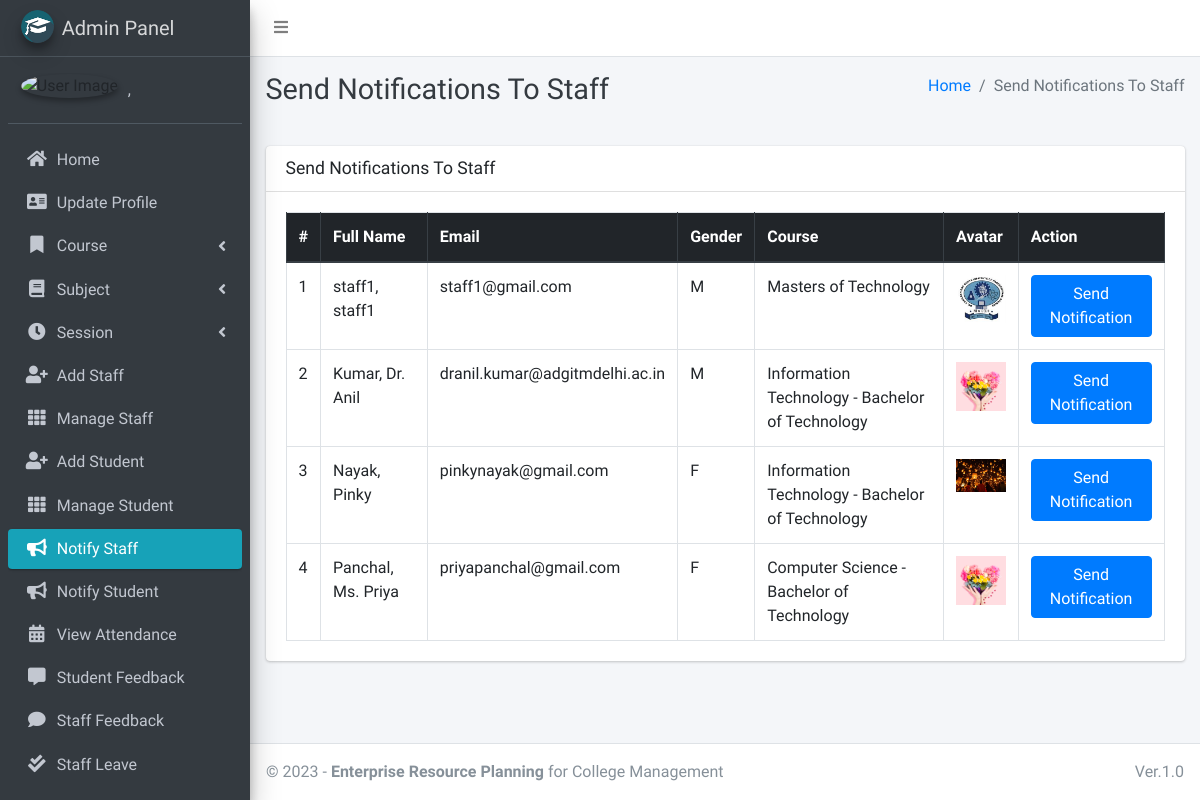
The page /admin_notify_staff (signed in) on the database its author committed.
### main_app/models.py (models this page shows, shortened)
class CustomUser(AbstractUser):
    USER_TYPE = ((1, "HOD"), (2, "Staff"), (3, "Student"))
    GENDER = [("M", "Male"), ("F", "Female")]
    username = None  # Removed username, using email instead
    email = models.EmailField(unique=True)
    user_type = models.CharField(default=1, choices=USER_TYPE, max_length=1)
    gender = models.CharField(max_length=1, choices=GENDER)
    profile_pic = models.ImageField()
    address = models.TextField()
    fcm_token = models.TextField(default="")  # For firebase notifications
    created_at = models.DateTimeField(auto_now_add=True)
    updated_at = models.DateTimeField(auto_now=True)
    USERNAME_FIELD = "email"
    REQUIRED_FIELDS = []
    objects = CustomUserManager()
    def __str__(self):
        return self.last_name + ", " + self.first_name

class Staff(models.Model):
    course = models.ForeignKey(Course, on_delete=models.DO_NOTHING, null=True, blank=False)
    admin = models.OneToOneField(CustomUser, on_delete=models.CASCADE)

class Course(models.Model):
    name = models.CharField(max_length=120)
    created_at = models.DateTimeField(auto_now_add=True)
    updated_at = models.DateTimeField(auto_now=True)

### main_app/hod_views.py (the view)
# urls.py: path("admin_notify_staff", hod_views.admin_notify_staff,
def admin_notify_staff(request):
    staff = CustomUser.objects.filter(user_type=2)
    context = {
        'page_title': "Send Notifications To Staff",
        'allStaff': staff
    }
    return render(request, "hod_template/staff_notification.html", context)

### main_app/templates/hod_template/staff_notification.html (shortened to what this page needs)
{% extends 'main_app/base.html' %}
{% load static %}
{% block page_title %}{{page_title}}{% endblock page_title %}
{% block content %}
<section class="content">
    <div class="container-fluid">
        <div class="row">
            <div class="col-md-12">
                <div class="card">
                    <div class="card-header">
                        <h3 class="card-title">{{page_title}}</h3>
                    </div>
                    <div class="card-body">
                        <table id="example2" class="table table-bordered table-hover">
                            <thead class="thead-dark">
                                <tr>
                                    <th>#</th>
                                    <th>Full Name</th>
                                    <th>Email</th>
                                    <th>Gender</th>
                                    <th>Course</th>
                                    <th>Avatar</th>
                                    <th>Action</th>
                                </tr>
                            </thead>
                            <tbody>
                                {% for staff in allStaff %}
                                <tr>
                                    <td>{{ forloop.counter }}</td>
                                    <td>{{staff.last_name}}, {{staff.first_name}}</td>
                                    <td>{{staff.email}}</td>
                                    <td>{{staff.gender}}</td>
                                    <td>{{staff.staff.course.name}}</td>
                                    <td>
                                        {% if staff.profile_pic == ""  %}
                                        No Image
                                        {% else %}
                                        <img class="img img-fluid mb-2" height="56" width="56"
                                            src="{{staff.profile_pic}}" alt="">
                                        {% endif %}
                                    </td>
                                    <td><button data-toggle = "modal" data-target = "#myModal"class="btn btn-primary show_notification" value="{{staff.id}}">Send Notification</button>
                                    </td>
                                </tr>
                                {% endfor %}
                            </tbody>
                        </table>
                    </div>
                </div>
            </div>
        </div>
    </div>
</section>
{% endblock content %}

### main_app/templates/main_app/sidebar_template.html (shortened to what this page needs)
{% load static %}
<aside class="main-sidebar sidebar-dark-info elevation-4">
    {% if request.user.user_type == '1' %}
    <a href="{% url 'admin_home' %}" class="brand-link">
        <img src="{% static 'dist/img/cmsl.png' %} " alt="AdminLTE Logo"
            class="brand-image img-circle elevation-3" >
        <span class="brand-text font-weight-light">Admin Panel</span>
    </a>
    <div class="sidebar">
        <div class="user-panel mt-3 pb-3 mb-3 d-flex">
            <div class="image">
                <img src="{{ request.user.profile_pic}}" class="img-circle elevation-2" alt="User Image">
            </div>
            <div class="info">
                <a href="#" class="d-block">{{user}}</a>
            </div>
        </div>
        <nav class="mt-2">
            <ul class="nav nav-pills nav-sidebar flex-column" data-widget="treeview" role="menu" data-accordion="false">
                <li class="nav-item">
                    {% url 'admin_home' as admin_home %}
                    <a href="{{admin_home}}" class="nav-link {% if admin_home == request.path %} active {% endif %}">
                        <i class="nav-icon fas fa-home"></i>
                        <p>
                            Home
                        </p>
                    </a>
                </li>
                <li class="nav-item">
                    {% url 'admin_view_profile' as admin_view_profile %}
                    <a href="{{admin_view_profile}}"
                        class="nav-link {% if admin_view_profile == request.path %} active {% endif %}">
                        <i class="nav-icon fas fa-address-card"></i>
                        <p>
                            Update Profile
                        </p>
                    </a>
                </li>
                <li class="nav-item has-treeview">
                    <a href="#" class="nav-link">
                        <i class="nav-icon fas fa-bookmark"></i>
                        <p>
                            Course
                            <i class="fas fa-angle-left right"></i>
                        </p>
                    </a>
                </li>
                <li class="nav-item has-treeview">
                    <a href="#" class="nav-link">
                        <i class="nav-icon fas fa-book"></i>
                        <p>
                            Subject
                            <i class="fas fa-angle-left right"></i>
                        </p>
                    </a>
                </li>
                <li class="nav-item has-treeview">
                    <a href="#" class="nav-link">
                        <i class="nav-icon fas fa-clock"></i>
                        <p>
                            Session
                            <i class="fas fa-angle-left right"></i>
                        </p>
                    </a>
                </li>
                <li class="nav-item">
                    {% url 'add_staff' as add_staff %}
                    <a href="{{add_staff}}" class="nav-link {% if add_staff == request.path %} active {% endif %}">
                        <i class="nav-icon fas fa-user-plus"></i>
                        <p>
                            Add Staff
                        </p>
                    </a>
                </li>
                <li class="nav-item">
                    {% url 'manage_staff' as manage_staff %}
                    {% url 'edit_staff' staff_id as edit_staff %}
                    <a href="{{manage_staff}}"
                        class="nav-link {% if manage_staff == request.path or request.path == edit_staff %} active {% endif %}">
                        <i class="nav-icon fas fa-th"></i>
                        <p>
                            Manage Staff
                        </p>
                    </a>
                </li>
                <li class="nav-item">
                    {% url 'add_student' as add_student%}
                    <a href="{{add_student}}" class="nav-link  {% if add_student == request.path %} active {% endif %}">
                        <i class="nav-icon fas fa-user-plus"></i>
                        <p>
                            Add Student
                        </p>
                    </a>
                </li>
                <li class="nav-item">
                    {% url 'manage_student' as manage_student %}
                    {% url 'edit_student' student_id as edit_student %}
                    <a href="{{manage_student}}"
                        class="nav-link  {% if edit_student == request.path or manage_student == request.path %} active {% endif %}">
                        <i class="nav-icon fas fa-th"></i>
                        <p>
                            Manage Student
                        </p>
                    </a>
                </li>
                <li class="nav-item">
                    {% url 'admin_notify_staff' as admin_notify_staff %}
                    <a href="{{admin_notify_staff}}"
                        class="nav-link {% if admin_notify_staff == request.path %} active {% endif %}">
                        <i class="nav-icon fas fa-bullhorn"></i>
                        <p>
                            Notify Staff
                        </p>
                    </a>
                </li>
                <li class="nav-item">
                    {% url 'admin_notify_student' as admin_notify_student %}
                    <a href="{{admin_notify_student}}"
                        class="nav-link {% if admin_notify_student == request.path %} active {% endif %}">
                        <i class="nav-icon fas fa-bullhorn"></i>
                        <p>
                            Notify Student
                        </p>
                    </a>
                </li>
                <li class="nav-item">
                    {% url 'admin_view_attendance' as admin_view_attendance %}
                <li class="nav-item">
                    <a href="{{admin_view_attendance}}"
                        class="nav-link  {% if admin_view_attendance == request.path %} active {% endif %}">
                        <i class="nav-icon fas fa-calendar-alt"></i>
                        <p>
                            View Attendance
                        </p>
                    </a>
                </li>
                <li class="nav-item">
                    {% url 'student_feedback_message' as student_feedback_message %}
                    <a href="{{ student_feedback_message }}"
                        class="nav-link  {% if student_feedback_message == request.path %} active {% endif %}">
                        <i class="nav-icon fas fa-comment-alt"></i>
                        <p>
                            Student Feedback
                        </p>
                    </a>
                </li>
                <li class="nav-item">
                    {% url 'staff_feedback_message' as staff_feedback_message %}
                    <a href="{{staff_feedback_message}}"
                        class="nav-link   {% if staff_feedback_message == request.path %} active {% endif %}">
                        <i class="nav-icon fas fa-comment"></i>
                        <p>
                            Staff Feedback
                        </p>
                    </a>
                </li>
                <li class="nav-item">
                    {% url 'view_staff_leave' as view_staff_leave %}
                    <a href="{{view_staff_leave}}"
                        class="nav-link  {% if view_staff_leave == request.path %} active {% endif %}">
                        <i class="nav-icon fas fa-check-double"></i>
                        <p>
                            Staff Leave
                        </p>
                    </a>
                </li>
                <li class="nav-item">
                    {% url 'view_student_leave' as view_student_leave %}
                    <a href="{% url 'view_student_leave' %}"
                        class="nav-link  {% if view_student_leave == request.path %} active {% endif %}">
                    </a>
                </li>
                                        {% endif %}
                                    </ul>
                                </nav>
                            </div>
</aside>

### rows shown on the page
CustomUser: last_name+first_name ","
CustomUser: last_name "staff1", first_name "staff1", email "staff1@gmail.com", gender "M", staff.course.name "Masters of Technology", shows a picture
CustomUser: last_name "Kumar", first_name "Dr. Anil", email "dranil.kumar@adgitmdelhi.ac.in", gender "M", staff.course.name "Information Technology - Bachelor of Technology", profile_pic (picture)
CustomUser: last_name "Nayak", first_name "Pinky", email "pinkynayak@gmail.com", gender "F", staff.course.name "Information Technology - Bachelor of Technology", profile_pic (picture)
CustomUser: last_name "Panchal", first_name "Ms. Priya", email "priyapanchal@gmail.com", gender "F", staff.course.name "Computer Science - Bachelor of Technology", profile_pic (picture)

### other values the page prints
{{ page_title }} "Send Notifications To Staff"
